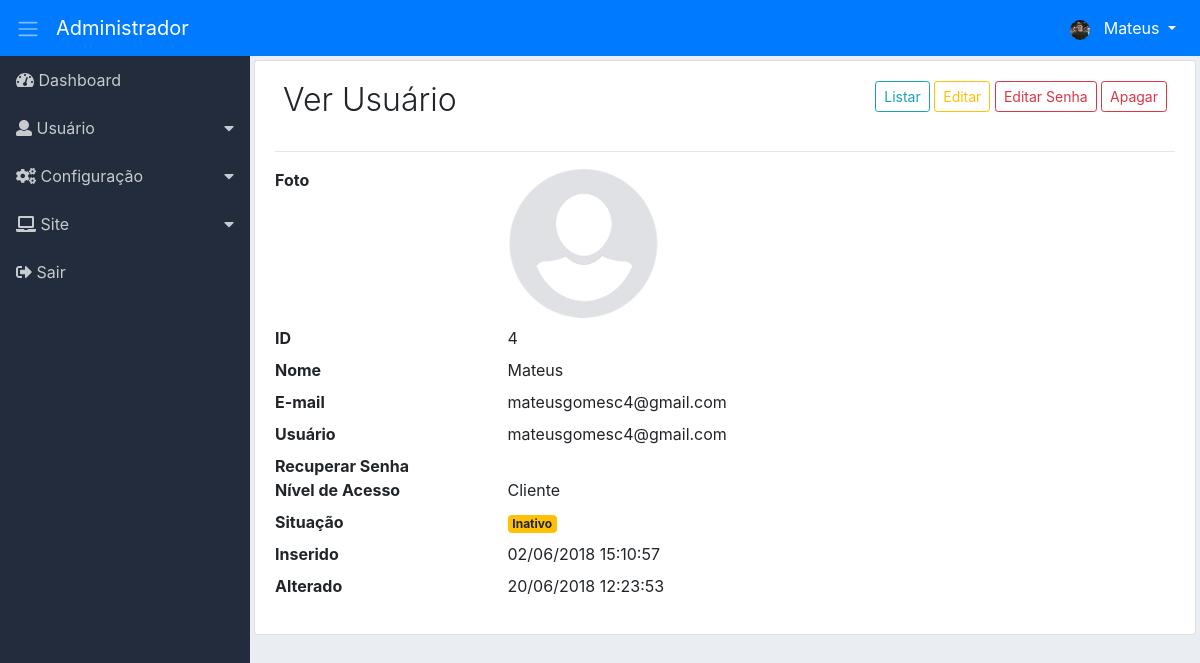
/adm/ver-usuario/ver-usuario/4 (signed in), run on the app's committed database.
### tables this page shows
CREATE TABLE `adms_nivacs_pgs` (
  `id` int(11) NOT NULL,
  `permissao` int(11) NOT NULL,
  `ordem` int(11) NOT NULL,
  `dropdown` int(11) NOT NULL DEFAULT 2,
  `lib_menu` int(11) NOT NULL DEFAULT 2,
  `adms_menu_id` int(11) NOT NULL DEFAULT 4,
  `adms_niveis_acesso_id` int(11) NOT NULL,
  `adms_pagina_id` int(11) NOT NULL,
  `created` datetime NOT NULL,
  `modified` datetime DEFAULT NULL
);

CREATE TABLE `adms_menus` (
  `id` int(11) NOT NULL,
  `nome` varchar(220) NOT NULL,
  `icone` varchar(40) NOT NULL,
  `ordem` int(11) NOT NULL,
  `adms_sit_id` int(11) NOT NULL,
  `created` datetime NOT NULL,
  `modified` datetime DEFAULT NULL
);

CREATE TABLE `adms_usuarios` (
  `id` int(11) NOT NULL,
  `nome` varchar(220) NOT NULL,
  `apelido` varchar(220) DEFAULT NULL,
  `email` varchar(220) NOT NULL,
  `usuario` varchar(220) NOT NULL,
  `senha` varchar(220) NOT NULL,
  `recuperar_senha` varchar(220) DEFAULT NULL,
  `chave_descadastro` varchar(220) DEFAULT NULL,
  `conf_email` varchar(120) DEFAULT NULL,
  `imagem` varchar(220) DEFAULT NULL,
  `adms_niveis_acesso_id` int(11) NOT NULL,
  `adms_sits_usuario_id` int(11) NOT NULL,
  `created` datetime NOT NULL,
  `modified` datetime DEFAULT NULL
);

CREATE TABLE `adms_niveis_acessos` (
  `id` int(11) NOT NULL,
  `nome` varchar(50) NOT NULL,
  `ordem` int(11) NOT NULL,
  `created` datetime NOT NULL,
  `modified` datetime DEFAULT NULL
);

CREATE TABLE `adms_sits_usuarios` (
  `id` int(11) NOT NULL,
  `nome` varchar(220) NOT NULL,
  `adms_cor_id` int(11) NOT NULL,
  `created` datetime NOT NULL,
  `modified` datetime DEFAULT NULL
);

### adm/app/adms/Models/helper/AdmsRead.php (called while the page is built, shortened)
<?php
class AdmsRead extends AdmsConn
{
    private $Select;
    private $Values;
    private $Query;
    public function fullRead($Query, $ParseString = null)
    {
        $this->Select = (string) $Query;
        if (!empty($ParseString)) {
            parse_str($ParseString, $this->Values);
        }
        $this->exeInstrucao();
    }
    private function exeInstrucao()
    {
        $this->conexao();
        try {
            $this->getIntrucao();
            $this->Query->execute();
            $this->Resultado = $this->Query->fetchAll();
        } catch (Exception $ex) {
            $this->Resultado = null;
        }
    }
    private function conexao()
    {
        $this->Conn = parent::getConn();
        $this->Query = $this->Conn->prepare($this->Select);
        $this->Query->setFetchMode(PDO::FETCH_ASSOC);
    }
    private function getIntrucao()
    {
        if ($this->Values) {
            foreach ($this->Values as $Link => $Valor) {
                if ($Link == 'limit' || $Link == 'offset') {
                    $Valor = (int) $Valor;
                }
                $this->Query->bindValue(":{$Link}", $Valor, (is_int($Valor) ? PDO::PARAM_INT : PDO::PARAM_STR));
            }
        }
    }
}

### adm/app/adms/Models/helper/AdmsConn.php (called while the page is built, shortened)
<?php
class AdmsConn
{
    public static $Host = HOST;
    public static $User = USER;
    public static $Pass = PASS;
    public static $Dbname = DBNAME;
    private static $Connect = null;
    private static function conectar()
    {
        try {
            if(self::$Connect == null){
                self::$Connect = new PDO('mysql:host=' . self::$Host . ';dbname=' . self::$Dbname, self::$User, self::$Pass);
            }
        } catch (Exception $exc) {
            echo 'mensagem: ' . $exc->getMessage();
            die;
        }
        return self::$Connect;
    }
    public function getConn()
    {
        return self::conectar();
    }
}

### adm/app/adms/Models/AdmsMenu.php (called while the page is built, shortened)
<?php
class AdmsMenu
{
    public function itemMenu()
    {
        $listItemMenu = new \App\adms\Models\helper\AdmsRead();
        $listItemMenu->fullRead("SELECT nivpg.dropdown,
                men.id id_men, men.nome nome_men, men.icone icone_men,
                pg.id id_pg, pg.menu_controller, pg.menu_metodo, pg.nome_pagina, pg.icone icone_pg
                FROM adms_nivacs_pgs nivpg
                INNER JOIN adms_menus men ON men.id=nivpg.adms_menu_id
                INNER JOIN adms_paginas pg ON pg.id=nivpg.adms_pagina_id
                WHERE nivpg.adms_niveis_acesso_id =:adms_niveis_acesso_id
                AND nivpg.permissao =:permissao
                AND nivpg.lib_menu =:lib_menu
                ORDER BY men.ordem, nivpg.ordem ASC", "adms_niveis_acesso_id=".$_SESSION['adms_niveis_acesso_id']."&permissao=1&lib_menu=1");
        $this->Resultado = $listItemMenu->getResultado();
        return $this->Resultado;
    }
}

### adm/app/adms/Models/AdmsVerUsuario.php (called while the page is built, shortened)
<?php
class AdmsVerUsuario
{
    public function verUsuario($DadosId)
    {
        $this->DadosId = (int) $DadosId;
        $verPerfil = new \App\adms\Models\helper\AdmsRead();
        $verPerfil->fullRead("SELECT user.*,
                nivac.nome nome_nivac,
                sit.nome nome_sit,
                cr.cor cor_cr
                FROM adms_usuarios user
                INNER JOIN adms_niveis_acessos nivac ON nivac.id=user.adms_niveis_acesso_id
                INNER JOIN adms_sits_usuarios sit ON sit.id=user.adms_sits_usuario_id
                INNER JOIN adms_cors cr ON cr.id=sit.adms_cor_id
                WHERE user.id =:id AND nivac.ordem >:ordem LIMIT :limit", "id=".$this->DadosId."&ordem=".$_SESSION['adms_ordem_nivac']."&limit=1");
        $this->Resultado= $verPerfil->getResultado();
        return $this->Resultado;
    }
}

### adm/app/adms/Views/usuario/verUsuario.php (the view, shortened to what this page needs)
<?php
if (!empty($this->Dados['dados_usuario'][0])) {
    extract($this->Dados['dados_usuario'][0]);
    ?>
    <div class="content p-1">
        <div class="list-group-item">
            <div class="d-flex">
                <div class="mr-auto p-2">
                    <h2 class="display-4 titulo">Ver Usuário</h2>
                </div>
                <div class="p-2">
                    <span class="d-none d-md-block">
                        <?php
                        if ($this->Dados['botao']['list_usuario']) {
                            echo "<a href='" . URLADM . "usuarios/listar' class='btn btn-outline-info btn-sm'>Listar</a> ";
                        }
                        if ($this->Dados['botao']['edit_usuario']) {
                            echo "<a href='" . URLADM . "editar-usuario/edit-usuario/$id' class='btn btn-outline-warning btn-sm'>Editar</a> ";
                        }
                        if ($this->Dados['botao']['edit_senha']) {
                            echo "<a href='" . URLADM . "editar-senha/edit-senha/$id' class='btn btn-outline-danger btn-sm'>Editar Senha</a> ";
                        }
                        if ($this->Dados['botao']['del_usuario']) {
                            echo "<a href='" . URLADM . "apagar-usuario/apagar-usuario/$id' class='btn btn-outline-danger btn-sm' data-confirm='Tem certeza de que deseja excluir o item selecionado?'>Apagar</a> ";
                        }
                        ?>
                    </span>
                </div>
            </div><hr>
            <dl class="row">
                <dt class="col-sm-3">Foto</dt>
                <dd class="col-sm-9">
                    <?php
                    if (!empty($imagem)) {
                        echo "<img src='" . URLADM . "assets/imagens/usuario/" . $id . "/" . $imagem . "' witdh='150' height='150'>";
                    } else {
                        echo "<img src='" . URLADM . "assets/imagens/usuario/icone_usuario.png' witdh='150' height='150'>";
                    }
                    ?>
                </dd>
                <dt class="col-sm-3">ID</dt>
                <dd class="col-sm-9"><?php echo $id; ?></dd>
                <dt class="col-sm-3">Nome</dt>
                <dd class="col-sm-9"><?php echo $nome; ?></dd>
                <dt class="col-sm-3">E-mail</dt>
                <dd class="col-sm-9"><?php echo $email; ?></dd>
                <dt class="col-sm-3">Usuário</dt>
                <dd class="col-sm-9"><?php echo $usuario; ?></dd>
                <dt class="col-sm-3">Recuperar Senha</dt>
                <dd class="col-sm-9"><?php
                    ?></dd>
                <dt class="col-sm-3">Nível de Acesso</dt>
                <dd class="col-sm-9"><?php echo $nome_nivac; ?></dd>
                <dt class="col-sm-3">Situação</dt>
                <dd class="col-sm-9">
                    <span class="badge badge-<?php echo $cor_cr; ?>"><?php echo $nome_sit; ?></span>
                </dd>
                <dt class="col-sm-3">Inserido</dt>
                <dd class="col-sm-9"><?php echo date('d/m/Y H:i:s', strtotime($created)); ?></dd>
                <dt class="col-sm-3">Alterado</dt>
                <dd class="col-sm-9"><?php
                    if (!empty($modified)) {
                        echo date('d/m/Y H:i:s', strtotime($modified));
                    }
                    ?>
                </dd>
            </dl>
        </div>
    </div>
    <?php
} else {
    $_SESSION['adms_msg'] = "<div class='alert alert-danger'>Erro: Usuário não encontrado!</div>";
    $UrlDestino = URLADM . 'usuarios/listar';
    header("Location: $UrlDestino");
}

### adm/app/adms/Views/include/sidebar.php (shortened to what this page needs)
<div class="d-flex">
    <nav class="sidebar">
        <ul class="list-unstyled">
            <?php
            $cont_drop = 0;
            $cont_drop_fech = 0;
            foreach ($this->Dados['menu'] as $menu) {
                extract($menu);
                if ($dropdown == 1) {
                    if ($cont_drop != $id_men) {
                        if (($cont_drop_fech == 1) AND ( $cont_drop != 0)) {
                            echo "</li>";
                            $cont_drop_fech = 0;
                        }
                        echo "<li>";
                        echo "<a href='#submenu" . $id_men . "' data-toggle='collapse'>";
                        echo "<i class='" . $icone_men . "'></i> " . $nome_men;
                        echo "</a>";
                        $cont_drop = $id_men;
                    }
                    $cont_drop_fech = 1;
                } else {
                    if ($cont_drop_fech == 1) {
                        echo "</li>";
                        $cont_drop_fech = 0;
                    }
                    echo "<li><a href='" . URLADM . $menu_controller . "/" . $menu_metodo . "'><i class='" . $icone_men . "'></i> " . $nome_men . "</a></li>";
                }
            }
            ?>
        </ul>
    </nav>

### data on the page
adms_nivacs_pgs: adms_menu.nome "Dashboard"
adms_nivacs_pgs: adms_menu.nome "Usuário"
adms_nivacs_pgs: adms_menu.nome "Configuração"
adms_nivacs_pgs: adms_menu.nome "Site"
adms_nivacs_pgs: adms_menu.nome "Sair"
adms_usuarios: id "4", nome "Mateus", email "mateusgomesc4@gmail.com", usuario "mateusgomesc4@gmail.com", adms_niveis_acesso.nome "Cliente", adms_sits_usuario.nome "Inativo", created "02/06/2018 15:10:57", modified "20/06/2018 12:23:53"

### other printed values
$prim_nome "Mateus"
